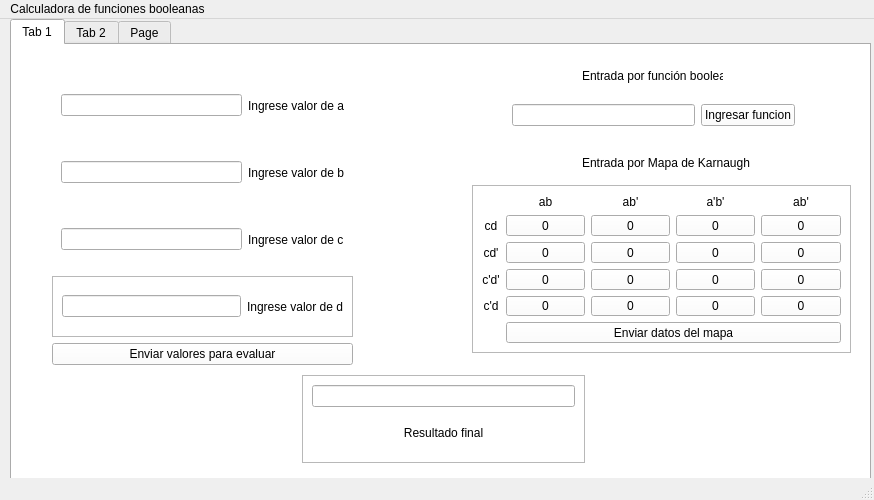
<?xml version="1.0" encoding="UTF-8"?>
<ui version="4.0">
 <class>MainWindow</class>
 <widget class="QMainWindow" name="MainWindow">
  <property name="geometry">
   <rect>
    <x>0</x>
    <y>0</y>
    <width>874</width>
    <height>500</height>
   </rect>
  </property>
  <property name="minimumSize">
   <size>
    <width>500</width>
    <height>500</height>
   </size>
  </property>
  <property name="palette">
   <palette>
    <active>
     <colorrole role="Button">
      <brush brushstyle="SolidPattern">
       <color alpha="255">
        <red>255</red>
        <green>255</green>
        <blue>255</blue>
       </color>
      </brush>
     </colorrole>
    </active>
    <inactive>
     <colorrole role="Button">
      <brush brushstyle="SolidPattern">
       <color alpha="255">
        <red>255</red>
        <green>255</green>
        <blue>255</blue>
       </color>
      </brush>
     </colorrole>
    </inactive>
    <disabled>
     <colorrole role="Button">
      <brush brushstyle="SolidPattern">
       <color alpha="255">
        <red>255</red>
        <green>255</green>
        <blue>255</blue>
       </color>
      </brush>
     </colorrole>
    </disabled>
   </palette>
  </property>
  <property name="mouseTracking">
   <bool>false</bool>
  </property>
  <property name="windowTitle">
   <string>MainWindow</string>
  </property>
  <property name="tabShape">
   <enum>QTabWidget::Rounded</enum>
  </property>
  <widget class="QWidget" name="centralwidget">
   <widget class="QTabWidget" name="tabWidget">
    <property name="geometry">
     <rect>
      <x>10</x>
      <y>0</y>
      <width>861</width>
      <height>471</height>
     </rect>
    </property>
    <property name="currentIndex">
     <number>0</number>
    </property>
    <widget class="QWidget" name="tab">
     <attribute name="title">
      <string>Tab 1</string>
     </attribute>
     <widget class="QFrame" name="frame">
      <property name="geometry">
       <rect>
        <x>290</x>
        <y>330</y>
        <width>283</width>
        <height>88</height>
       </rect>
      </property>
      <property name="frameShape">
       <enum>QFrame::StyledPanel</enum>
      </property>
      <property name="frameShadow">
       <enum>QFrame::Raised</enum>
      </property>
      <layout class="QVBoxLayout" name="verticalLayout">
       <item>
        <widget class="QLineEdit" name="lineEdit_5"/>
       </item>
       <item>
        <widget class="QLabel" name="label_4">
         <property name="text">
          <string>Resultado final</string>
         </property>
         <property name="alignment">
          <set>Qt::AlignCenter</set>
         </property>
        </widget>
       </item>
      </layout>
     </widget>
     <widget class="QFrame" name="frame_2">
      <property name="geometry">
       <rect>
        <x>460</x>
        <y>140</y>
        <width>379</width>
        <height>168</height>
       </rect>
      </property>
      <property name="frameShape">
       <enum>QFrame::StyledPanel</enum>
      </property>
      <property name="frameShadow">
       <enum>QFrame::Raised</enum>
      </property>
      <layout class="QGridLayout" name="gridLayout">
       <item row="1" column="0">
        <widget class="QLabel" name="label_9">
         <property name="text">
          <string>cd</string>
         </property>
         <property name="alignment">
          <set>Qt::AlignCenter</set>
         </property>
        </widget>
       </item>
       <item row="4" column="2">
        <widget class="QPushButton" name="pushButton_12">
         <property name="text">
          <string>0</string>
         </property>
        </widget>
       </item>
       <item row="2" column="0">
        <widget class="QLabel" name="label_10">
         <property name="text">
          <string>cd'</string>
         </property>
         <property name="alignment">
          <set>Qt::AlignCenter</set>
         </property>
        </widget>
       </item>
       <item row="4" column="0">
        <widget class="QLabel" name="label_12">
         <property name="text">
          <string>c'd</string>
         </property>
         <property name="alignment">
          <set>Qt::AlignCenter</set>
         </property>
        </widget>
       </item>
       <item row="2" column="1">
        <widget class="QPushButton" name="pushButton_9">
         <property name="text">
          <string>0</string>
         </property>
        </widget>
       </item>
       <item row="3" column="0">
        <widget class="QLabel" name="label_11">
         <property name="text">
          <string>c'd'</string>
         </property>
         <property name="alignment">
          <set>Qt::AlignCenter</set>
         </property>
        </widget>
       </item>
       <item row="4" column="3">
        <widget class="QPushButton" name="pushButton_18">
         <property name="text">
          <string>0</string>
         </property>
        </widget>
       </item>
       <item row="0" column="2">
        <widget class="QLabel" name="label_6">
         <property name="text">
          <string>ab'</string>
         </property>
         <property name="alignment">
          <set>Qt::AlignCenter</set>
         </property>
        </widget>
       </item>
       <item row="3" column="4">
        <widget class="QPushButton" name="pushButton_14">
         <property name="text">
          <string>0</string>
         </property>
        </widget>
       </item>
       <item row="0" column="4">
        <widget class="QLabel" name="label_8">
         <property name="text">
          <string>ab'</string>
         </property>
         <property name="alignment">
          <set>Qt::AlignCenter</set>
         </property>
        </widget>
       </item>
       <item row="2" column="4">
        <widget class="QPushButton" name="pushButton_8">
         <property name="text">
          <string>0</string>
         </property>
        </widget>
       </item>
       <item row="0" column="1">
        <widget class="QLabel" name="label_5">
         <property name="text">
          <string>ab</string>
         </property>
         <property name="alignment">
          <set>Qt::AlignCenter</set>
         </property>
        </widget>
       </item>
       <item row="3" column="3">
        <widget class="QPushButton" name="pushButton_17">
         <property name="text">
          <string>0</string>
         </property>
        </widget>
       </item>
       <item row="4" column="1">
        <widget class="QPushButton" name="pushButton_15">
         <property name="text">
          <string>0</string>
         </property>
        </widget>
       </item>
       <item row="1" column="2">
        <widget class="QPushButton" name="pushButton_4">
         <property name="text">
          <string>0</string>
         </property>
        </widget>
       </item>
       <item row="1" column="1">
        <widget class="QPushButton" name="pushButton_3">
         <property name="text">
          <string>0</string>
         </property>
        </widget>
       </item>
       <item row="4" column="4">
        <widget class="QPushButton" name="pushButton_13">
         <property name="text">
          <string>0</string>
         </property>
        </widget>
       </item>
       <item row="0" column="3">
        <widget class="QLabel" name="label_7">
         <property name="text">
          <string>a'b'</string>
         </property>
         <property name="alignment">
          <set>Qt::AlignCenter</set>
         </property>
        </widget>
       </item>
       <item row="1" column="4">
        <widget class="QPushButton" name="pushButton_5">
         <property name="text">
          <string>0</string>
         </property>
        </widget>
       </item>
       <item row="5" column="1" colspan="4">
        <widget class="QPushButton" name="pushButton_19">
         <property name="text">
          <string>Enviar datos del mapa</string>
         </property>
        </widget>
       </item>
       <item row="3" column="1">
        <widget class="QPushButton" name="pushButton_16">
         <property name="text">
          <string>0</string>
         </property>
        </widget>
       </item>
       <item row="2" column="2">
        <widget class="QPushButton" name="pushButton_7">
         <property name="text">
          <string>0</string>
         </property>
        </widget>
       </item>
       <item row="1" column="3">
        <widget class="QPushButton" name="pushButton_6">
         <property name="text">
          <string>0</string>
         </property>
        </widget>
       </item>
       <item row="3" column="2">
        <widget class="QPushButton" name="pushButton_11">
         <property name="text">
          <string>0</string>
         </property>
        </widget>
       </item>
       <item row="2" column="3">
        <widget class="QPushButton" name="pushButton_10">
         <property name="text">
          <string>0</string>
         </property>
        </widget>
       </item>
      </layout>
     </widget>
     <widget class="QLabel" name="label_14">
      <property name="geometry">
       <rect>
        <x>570</x>
        <y>110</y>
        <width>171</width>
        <height>16</height>
       </rect>
      </property>
      <property name="text">
       <string>Entrada por Mapa de Karnaugh</string>
      </property>
     </widget>
     <widget class="QWidget" name="widget" native="true">
      <property name="geometry">
       <rect>
        <x>500</x>
        <y>50</y>
        <width>283</width>
        <height>41</height>
       </rect>
      </property>
      <layout class="QHBoxLayout" name="horizontalLayout">
       <item>
        <widget class="QLineEdit" name="lineEdit"/>
       </item>
       <item>
        <widget class="QPushButton" name="pushButton">
         <property name="text">
          <string>Ingresar funcion</string>
         </property>
        </widget>
       </item>
      </layout>
     </widget>
     <widget class="QWidget" name="widget_5" native="true">
      <property name="geometry">
       <rect>
        <x>40</x>
        <y>30</y>
        <width>301</width>
        <height>290</height>
       </rect>
      </property>
      <property name="minimumSize">
       <size>
        <width>301</width>
        <height>271</height>
       </size>
      </property>
      <layout class="QVBoxLayout" name="verticalLayout_2">
       <item>
        <widget class="QWidget" name="widget_2" native="true">
         <layout class="QHBoxLayout" name="horizontalLayout_2">
          <item>
           <widget class="QLineEdit" name="lineEdit_2"/>
          </item>
          <item>
           <widget class="QLabel" name="label">
            <property name="text">
             <string>Ingrese valor de a</string>
            </property>
           </widget>
          </item>
         </layout>
        </widget>
       </item>
       <item>
        <widget class="QWidget" name="widget_4" native="true">
         <layout class="QHBoxLayout" name="horizontalLayout_4">
          <item>
           <widget class="QLineEdit" name="lineEdit_4"/>
          </item>
          <item>
           <widget class="QLabel" name="label_3">
            <property name="text">
             <string>Ingrese valor de b</string>
            </property>
           </widget>
          </item>
         </layout>
        </widget>
       </item>
       <item>
        <widget class="QWidget" name="widget_3" native="true">
         <layout class="QHBoxLayout" name="horizontalLayout_3">
          <item>
           <widget class="QLineEdit" name="lineEdit_3"/>
          </item>
          <item>
           <widget class="QLabel" name="label_2">
            <property name="text">
             <string>Ingrese valor de c</string>
            </property>
           </widget>
          </item>
         </layout>
        </widget>
       </item>
       <item>
        <widget class="QFrame" name="frame_3">
         <property name="frameShape">
          <enum>QFrame::StyledPanel</enum>
         </property>
         <property name="frameShadow">
          <enum>QFrame::Raised</enum>
         </property>
         <layout class="QHBoxLayout" name="horizontalLayout_5">
          <item>
           <widget class="QLineEdit" name="lineEdit_6"/>
          </item>
          <item>
           <widget class="QLabel" name="label_15">
            <property name="text">
             <string>Ingrese valor de d</string>
            </property>
           </widget>
          </item>
         </layout>
        </widget>
       </item>
       <item>
        <widget class="QPushButton" name="pushButton_21">
         <property name="text">
          <string>Enviar valores para evaluar</string>
         </property>
        </widget>
       </item>
      </layout>
     </widget>
     <widget class="QLabel" name="label_13">
      <property name="geometry">
       <rect>
        <x>570</x>
        <y>20</y>
        <width>141</width>
        <height>21</height>
       </rect>
      </property>
      <property name="text">
       <string>Entrada por función booleana</string>
      </property>
     </widget>
    </widget>
    <widget class="QWidget" name="tab_2">
     <attribute name="title">
      <string>Tab 2</string>
     </attribute>
     <widget class="QTextEdit" name="textEdit">
      <property name="geometry">
       <rect>
        <x>60</x>
        <y>20</y>
        <width>651</width>
        <height>401</height>
       </rect>
      </property>
     </widget>
     <widget class="QPushButton" name="pushButton_20">
      <property name="geometry">
       <rect>
        <x>720</x>
        <y>140</y>
        <width>75</width>
        <height>23</height>
       </rect>
      </property>
      <property name="text">
       <string>Refrescar</string>
      </property>
     </widget>
    </widget>
    <widget class="QWidget" name="tab_3">
     <attribute name="title">
      <string>Page</string>
     </attribute>
     <widget class="QTreeWidget" name="treeWidget">
      <property name="geometry">
       <rect>
        <x>60</x>
        <y>20</y>
        <width>571</width>
        <height>401</height>
       </rect>
      </property>
      <column>
       <property name="text">
        <string notr="true">1</string>
       </property>
      </column>
     </widget>
    </widget>
   </widget>
  </widget>
  <widget class="QMenuBar" name="menubar">
   <property name="geometry">
    <rect>
     <x>0</x>
     <y>0</y>
     <width>874</width>
     <height>20</height>
    </rect>
   </property>
   <widget class="QMenu" name="menuCalculadora_de_funciones_booleanas">
    <property name="title">
     <string>Calculadora de funciones booleanas</string>
    </property>
   </widget>
   <addaction name="menuCalculadora_de_funciones_booleanas"/>
  </widget>
  <widget class="QStatusBar" name="statusbar"/>
 </widget>
 <resources/>
 <connections/>
</ui>
